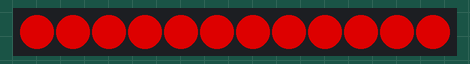
Recording of a sketch running on a simulated Arduino Uno, built with avr-gcc and run on an emulated ATmega328P. On the bench: 12 RGB LEDs in strip order, left to right. Dim RGB values are drawn brighter than linear.

Above: at 0.1 s.
At 1.1 s:
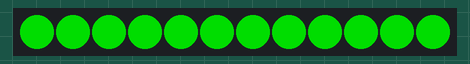
At 2.1 s:
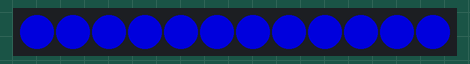
At 3.1 s:
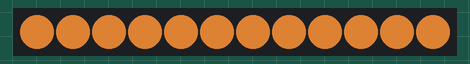
At 5.1 s:
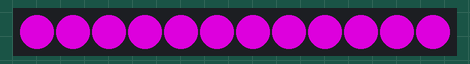
At 7.1 s:
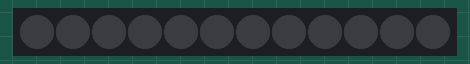

The sketch:

04_neopixel.ino
```cpp
/*
  2단계 ② 네오픽셀 RGB LED — 식물 생장등 & 상태등
  결선(키트 그대로): 확장쉴드 G(9)→GND · V(9)→VCC · S(9)→IN
  D1 R32 변환: D9 → GPIO13  ← 코드의 번호는 이것!
  라이브러리: Adafruit NeoPixel
  ⚠ 밝기를 너무 높이면 모듈이 뜨거워져요 — setBrightness 200 이하 권장
*/

#include <Adafruit_NeoPixel.h>   // 네오픽셀 LED 제어용 라이브러리 불러오기

#define PIN    13   // 네오픽셀이 연결된 핀 (확장쉴드 D9 줄 = GPIO13)
#define NUMLED 12   // 모듈에 달린 LED 알갱이 개수 (우리 모듈은 12개)

// 네오픽셀 객체 생성 (LED 개수, 핀 번호, 색 순서와 통신 속도 설정)
Adafruit_NeoPixel led(NUMLED, PIN, NEO_GRB + NEO_KHZ800);

// 모든 LED를 한 가지 색으로 바꾸는 함수 (r, g, b = 빨강·초록·파랑의 세기, 각 0~255)
void setColor(int r, int g, int b) {
  for (int i = 0; i < NUMLED; i++)                    // 12개의 LED를 하나씩 돌면서
    led.setPixelColor(i, led.Color(r, g, b));         // i번째 LED에 색 지정 (아직 화면엔 반영 안 됨)
  led.show();                                         // 지정한 색을 실제 LED에 반영!
}

// 처음 한 번만 실행
void setup() {
  led.begin();              // 네오픽셀 작동 시작
  led.setBrightness(150);   // 전체 밝기 설정 (0~255 — 너무 높으면 뜨거워요)
}

// 무한 반복 — 색이 1초씩 바뀌어요
void loop() {
  setColor(255, 0, 0);     delay(1000);  // 빨강 (R만 최대)
  setColor(0, 255, 0);     delay(1000);  // 초록 (G만 최대)
  setColor(0, 0, 255);     delay(1000);  // 파랑 (B만 최대)
  setColor(255, 150, 60);  delay(2000);  // 따뜻한 빛 (빨강+초록 조금+파랑 조금 = 주황빛)
  setColor(255, 0, 255);   delay(2000);  // 보라색 (빨강+파랑 = 실제 식물 생장등 색!)
  setColor(0, 0, 0);       delay(1000);  // 끄기 (모든 색 0)
}
```

Measured:
- by itself, everything shown: repeats every 8.0 s, in 6 steps
- what the display in image 1 shows lasts 1.0 s, from 1.0 s to 2.0 s
- what the display in image 3 shows lasts 2.0 s, from 3.0 s to 5.0 s
